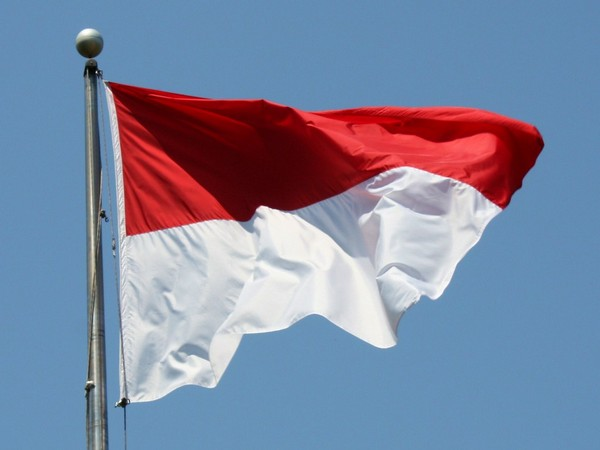
#> input picture Assignment_3/A3p1/i1.jpg, 600 x 450 px
$ jupyter execute prob1.ipynb
#> lines starting #> are read from the running program, lines starting #| are printed output that depends on the picture; after the words box and inside, x2 and y2 are one past the last pixel; in counts of white or black regions, pixels touching at a corner belong together
[cell 1]
import cv2
import numpy as np
import matplotlib.pyplot as plt

image_paths = ['i1.jpg', 'i2.jpg', 'i3.jpeg', 'p1.jpg', 'p2.jpg', 'p3.jpg']  # Define your image paths here

# Function to find closed curves of red pixels
def red_edges(image_path, red_ranges):
#> called with image_path = 'i1.jpg'
    image = cv2.imread(image_path)
#> image is the input picture: shape (450, 600, 3); mean B, G, R 161.8, 135.6, 126.3
    if image is None:
        print("Error: Image not found!")
        return

    image_rgb = cv2.cvtColor(image, cv2.COLOR_BGR2RGB)
    hsv_image = cv2.cvtColor(image, cv2.COLOR_BGR2HSV)
#> hsv_image: shape (450, 600, 3); mean H, S, V 105.8, 109.9, 179.6

    mask = np.zeros(hsv_image.shape[:2], dtype=np.uint8)
    for lower_red, upper_red in red_ranges:
        mask += cv2.inRange(hsv_image, lower_red, upper_red)
#> this loop made 2 passes
#> pass 1, in red_edges, `mask += cv2.inRange(hsv_image, lower_red, upper_red)`:
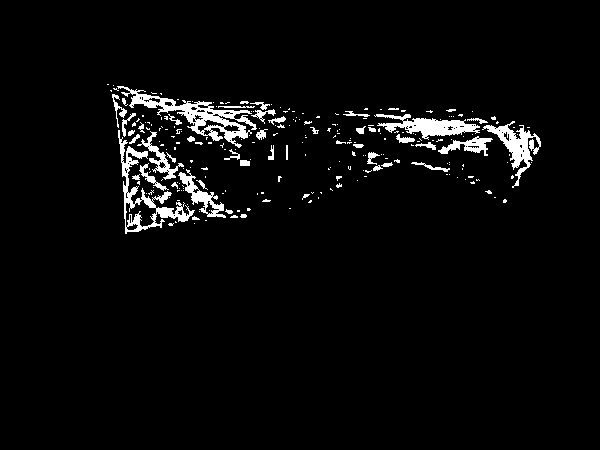
#> mask: shape (450, 600); 3.8% white; 239 white regions (190 under 20 px), largest, box (x1, y1, x2, y2) and area: (117, 86, 257, 148) 1995, (118, 130, 195, 234) 1542, (374, 114, 480, 140) 1205
#> pass 2, in red_edges, `mask += cv2.inRange(hsv_image, lower_red, upper_red)`:
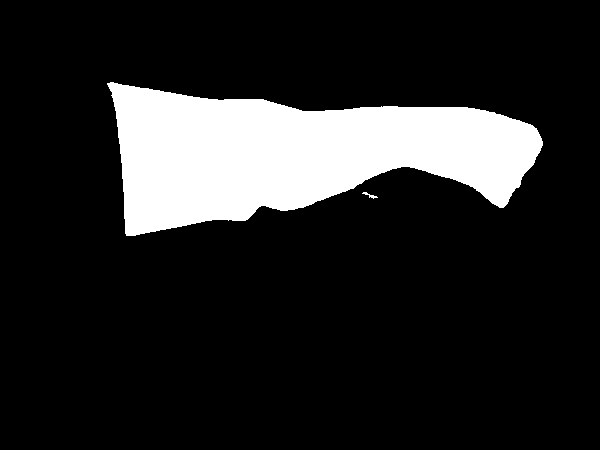
#> mask: shape (450, 600); 15% white; 2 white regions, box (x1, y1, x2, y2) and area: (107, 82, 543, 236) 40405, (362, 192, 378, 199) 37

    mask_blur = cv2.GaussianBlur(mask, (5, 5), 0)
    edges = cv2.Canny(mask_blur, 50, 150)
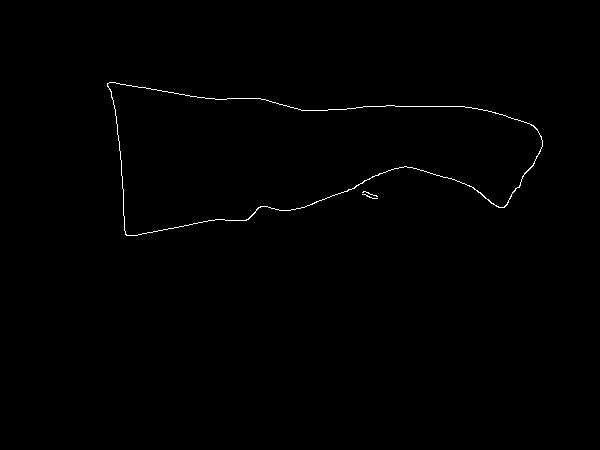
#> edges: shape (450, 600); 0.43% white in thin lines or dots, all inside (x1, y1, x2, y2) = (107, 82, 543, 236)

    contours, _ = cv2.findContours(edges, cv2.RETR_EXTERNAL, cv2.CHAIN_APPROX_SIMPLE)
#> contours = 3 contours, 2 with area under 20; largest, box (x1, y1, x2, y2) and area: (107, 82, 543, 236) 40532
    result_image = image_rgb.copy()
    cv2.drawContours(result_image, contours, -1, (0, 255, 0), 2)
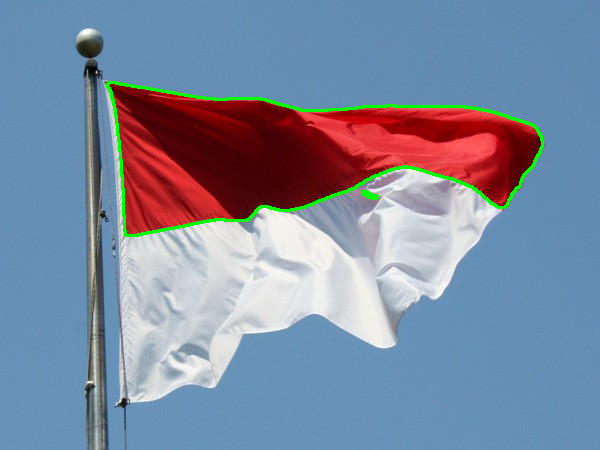
#> result_image: shape (450, 600, 3); mean R, G, B 124, 137.6, 160.1

    fig, ax = plt.subplots(1, 4, figsize=(20, 5))
    ax[0].imshow(image_rgb)
    ax[0].set_title('Original Image')
    ax[0].axis('off')

    ax[1].imshow(mask, cmap='gray')
    ax[1].set_title('Red Mask')
    ax[1].axis('off')

    ax[2].imshow(edges, cmap='gray')
    ax[2].set_title('Edges')
    ax[2].axis('off')

    ax[3].imshow(result_image)
    ax[3].set_title('Contours')
    ax[3].axis('off')

    plt.tight_layout()
    plt.show()

    return contours

red_ranges = [
    (np.array([0, 50, 50], dtype=np.uint8), np.array([10, 255, 255], dtype=np.uint8)),
    (np.array([170, 50, 50], dtype=np.uint8), np.array([180, 255, 255], dtype=np.uint8))
]

# Function to find closed curves of white pixels
def white_edges(image_path, white_ranges):
#> called with image_path = 'i1.jpg'
    image = cv2.imread(image_path)
    if image is None:
        print("Error: Image not found!")
        return

    image_rgb = cv2.cvtColor(image, cv2.COLOR_BGR2RGB)
    hsv_image = cv2.cvtColor(image, cv2.COLOR_BGR2HSV)

    mask = np.zeros(hsv_image.shape[:2], dtype=np.uint8)
    for lower_white, upper_white in white_ranges:
        mask += cv2.inRange(hsv_image, lower_white, upper_white)
#> this loop made 2 passes
#> pass 1, in white_edges, `mask += cv2.inRange(hsv_image, lower_white, upper_white)`:
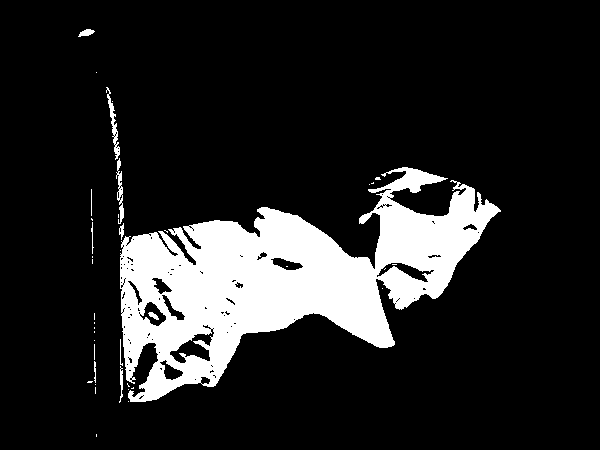
#> mask: shape (450, 600); 14.6% white; 40 white regions (29 under 20 px), largest, box (x1, y1, x2, y2) and area: (120, 167, 501, 402) 38433, (106, 87, 120, 160) 271, (116, 158, 124, 224) 231
#> pass 2, in white_edges, `mask += cv2.inRange(hsv_image, lower_white, upper_white)`:
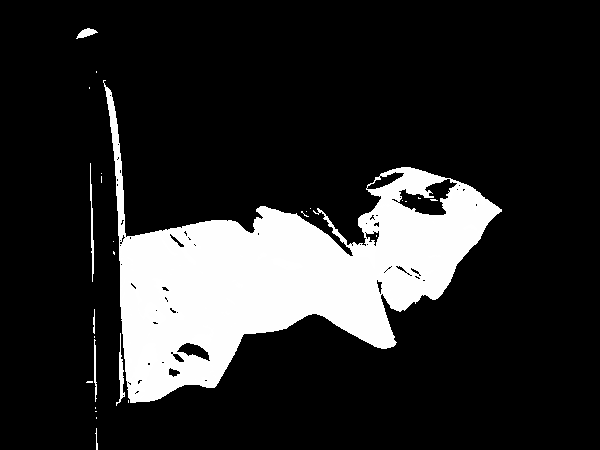
#> mask: shape (450, 600); 17.04% of pixels changed, all inside (x1, y1, x2, y2) = (76, 28, 502, 450)

    mask_blur = cv2.GaussianBlur(mask, (5, 5), 0)
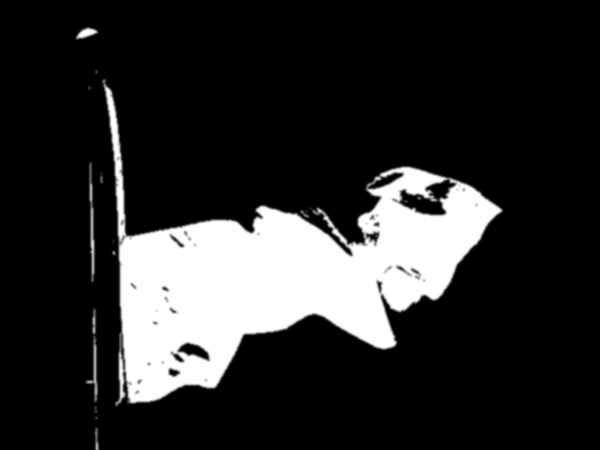
#> mask_blur: shape (450, 600); min 0, max 255, mean 43.3
    edges = cv2.Canny(mask_blur, 50, 150)
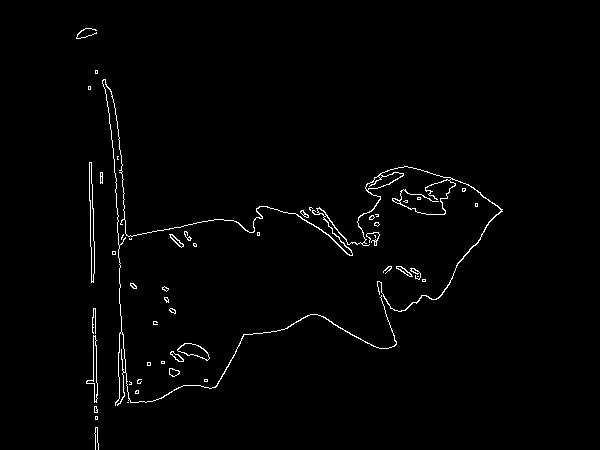
#> edges: shape (450, 600); 1.4% white in thin lines or dots, all inside (x1, y1, x2, y2) = (76, 28, 503, 450)

    contours, _ = cv2.findContours(edges, cv2.RETR_EXTERNAL, cv2.CHAIN_APPROX_SIMPLE)
#> contours = 50 contours, 37 with area under 20; largest, box (x1, y1, x2, y2) and area: (102, 79, 503, 406) 771, (89, 162, 95, 283) 328, (177, 343, 210, 361) 288, (86, 335, 98, 403) 207, (169, 234, 184, 248) 58
    result_image = image_rgb.copy()
    cv2.drawContours(result_image, contours, -1, (0, 255, 0), 2)
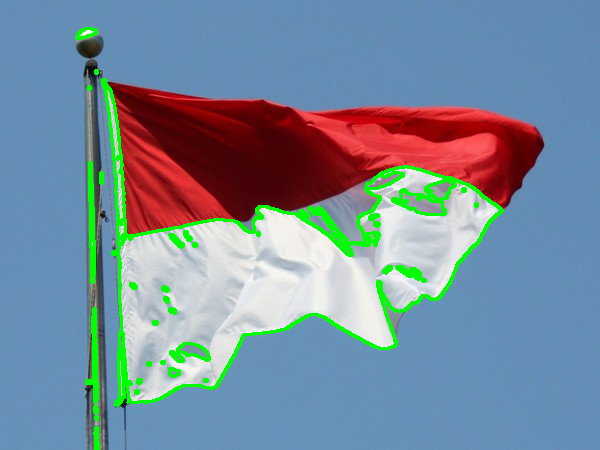
#> result_image: shape (450, 600, 3); mean R, G, B 119.2, 139.4, 154.2

    fig, ax = plt.subplots(1, 4, figsize=(20, 5))
    ax[0].imshow(image_rgb)
    ax[0].set_title('Original Image')
    ax[0].axis('off')

    ax[1].imshow(mask, cmap='gray')
    ax[1].set_title('White Mask')
    ax[1].axis('off')

    ax[2].imshow(edges, cmap='gray')
    ax[2].set_title('Edges')
    ax[2].axis('off')

    ax[3].imshow(result_image)
    ax[3].set_title('Contours')
    ax[3].axis('off')

    plt.tight_layout()
    plt.show()

white_ranges = [
    (np.array([0, 0, 200], dtype=np.uint8), np.array([180, 30, 255], dtype=np.uint8)),
    (np.array([0, 0, 180], dtype=np.uint8), np.array([180, 55, 255], dtype=np.uint8))
]

image_path = 'i1.jpg'
red_edges(image_path, red_ranges)
white_edges(image_path, white_ranges)

def show_colors_in_hsv_range(lower_hsv, upper_hsv, width=500, height=100):
#> called with lower_hsv = (0, 50, 50), upper_hsv = (10, 255, 255), width = 500, height = 100
    img = np.zeros((height, width, 3), dtype=np.uint8)

    for i in range(width):
        h = lower_hsv[0] + (upper_hsv[0] - lower_hsv[0]) * i / width
        s = lower_hsv[1] + (upper_hsv[1] - lower_hsv[1]) * i / width
        v = lower_hsv[2] + (upper_hsv[2] - lower_hsv[2]) * i / width
        bgr_color = cv2.cvtColor(np.uint8([[[h, s, v]]]), cv2.COLOR_HSV2BGR)
        img[:, i] = bgr_color[0][0]

    img_rgb = cv2.cvtColor(img, cv2.COLOR_BGR2RGB)
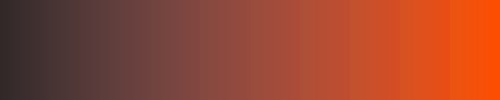
#> img_rgb: shape (100, 500, 3); mean R, G, B 151.8, 70, 47.7
    plt.imshow(img_rgb)
    plt.axis('off')
    plt.title(f'Colors in HSV Range: ({lower_hsv}) to ({upper_hsv})')
    plt.show()

lower_hsv = (0, 50, 50)
upper_hsv = (10, 255, 255)
show_colors_in_hsv_range(lower_hsv, upper_hsv)

def detect_red_edges(image, red_ranges):
    hsv_image = cv2.cvtColor(image, cv2.COLOR_BGR2HSV)
    mask = np.zeros(hsv_image.shape[:2], dtype=np.uint8)
    for lower_red, upper_red in red_ranges:
        mask += cv2.inRange(hsv_image, lower_red, upper_red)
    return mask

def detect_white_edges(image, white_ranges):
    hsv_image = cv2.cvtColor(image, cv2.COLOR_BGR2HSV)
    mask = np.zeros(hsv_image.shape[:2], dtype=np.uint8)
    for lower_white, upper_white in white_ranges:
        mask += cv2.inRange(hsv_image, lower_white, upper_white)
    return mask

def compare_red_and_white(image_path, red_ranges, white_ranges):
    image = cv2.imread(image_path)
    if image is None:
        print("Error: Image not found!")
        return

    red_mask = detect_red_edges(image, red_ranges)
    white_mask = detect_white_edges(image, white_ranges)

    red_y_coords = np.where(red_mask > 0)
#> red_y_coords = 40442 positions, rows 82 to 235, columns 107 to 542
    white_y_coords = np.where(white_mask > 0)
#> white_y_coords = 45998 positions, rows 28 to 449, columns 76 to 501

    red_avg_y = np.mean(red_y_coords[0]) if red_y_coords[0].size > 0 else float('inf')
#> red_avg_y = 153.4
    white_avg_y = np.mean(white_y_coords[0]) if white_y_coords[0].size > 0 else float('-inf')
#> white_avg_y = 276.3

    if white_avg_y < red_avg_y:
        print("Poland")
    else:
        print("Indonesia")

    fig, ax = plt.subplots(1, 4, figsize=(20, 5))
    ax[0].imshow(cv2.cvtColor(image, cv2.COLOR_BGR2RGB))
    ax[0].set_title('Original Image')
    ax[0].axis('off')

    ax[1].imshow(red_mask, cmap='gray')
    ax[1].set_title('Red Mask')
    ax[1].axis('off')

    ax[2].imshow(white_mask, cmap='gray')
    ax[2].set_title('White Mask')
    ax[2].axis('off')

    ax[3].imshow(cv2.cvtColor(image, cv2.COLOR_BGR2RGB))
    ax[3].set_title('Red/White Masks Comparison')
    ax[3].axis('off')

    plt.tight_layout()
    plt.show()

red_ranges = [
    (np.array([0, 50, 50], dtype=np.uint8), np.array([10, 255, 255], dtype=np.uint8)),
    (np.array([170, 50, 50], dtype=np.uint8), np.array([180, 255, 255], dtype=np.uint8))
]
white_ranges = [
    (np.array([0, 0, 200], dtype=np.uint8), np.array([180, 30, 255], dtype=np.uint8)),
    (np.array([0, 0, 180], dtype=np.uint8), np.array([180, 55, 255], dtype=np.uint8))
]

for image_path in image_paths:
    compare_red_and_white(image_path, red_ranges, white_ranges)
